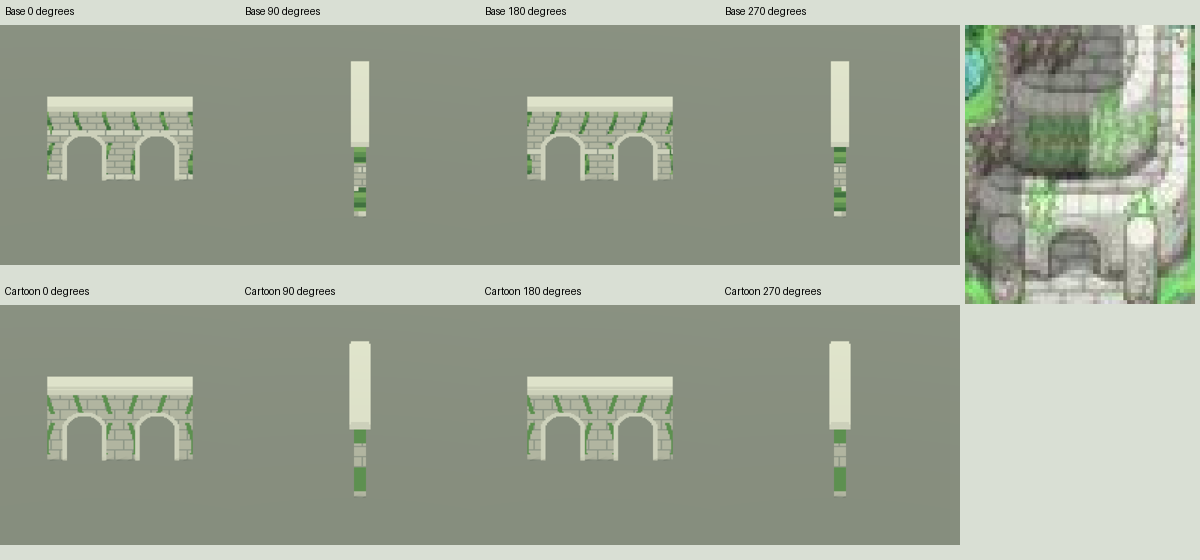
#> input picture MagicaVoxel/Generated/InspirationTerrainBackup/poke_s/ruins/PokeS_RuinsArcadeWall_geometry.png, 1200 x 560 px, given in place of PokeF_Codex_LayeredRedOrange.png, which was not available
$ python sheets.py
#> lines starting #> are read from the running program, lines starting #| are printed output that depends on the picture
from PIL import Image,ImageDraw
from pathlib import Path
import json
HERE=Path(__file__).resolve().parent;m=json.loads((HERE/'manifest.json').read_text())
#> (reads MagicaVoxel/Generated/InspirationTerrainBackup/codex_missed_vegetation/manifest.json from the repository)
styles=['Base','Cartoon','CratePalette','TwoColor','Cartoon_TwoColor','CratePalette_TwoColor','Cartoon_CratePalette_TwoColor']
labels=['Base','Cartoon','Crate palette','Flat colors','Cartoon + flat','Crate + flat','All three']
def thumb(path,size):
 im=Image.open(path).convert('RGB');im.thumbnail(size);return im
overview=Image.new('RGB',(1200,4*320),'#d9dfd4');od=ImageDraw.Draw(overview)
#> after `overview = Image.new('RGB', (1200, 4 * 320), '#d9dfd4')`:
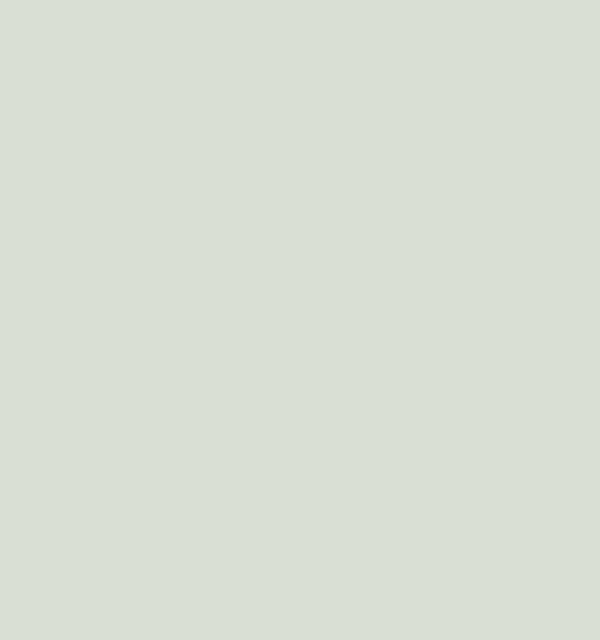
#> overview: PIL image 1200x1280 RGB (shown at 1/2 size); mean R, G, B 217, 223, 212
for j,f in enumerate(m['families']):
 name=f['name'];sheet=Image.new('RGB',(1680,290),'#d9dfd4');d=ImageDraw.Draw(sheet)
#> after `sheet = Image.new('RGB', (1680, 290), '#d9dfd4')`:
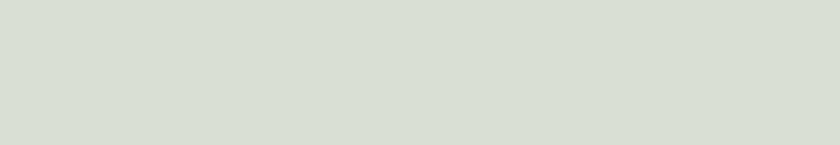
#> sheet: PIL image 1680x290 RGB (shown at 1/2 size); mean R, G, B 217, 223, 212
 for i,s in enumerate(styles):
  stem=name+('' if s=='Base' else '_'+s)
  d.text((i*240+5,5),labels[i],fill='black');sheet.paste(thumb(HERE/'previews'/f'{stem}.png',(240,240)),(i*240,28))
#> in thumb, im is the input picture: PIL image 1200x560 RGB; mean R, G, B 157.3, 165, 149
#> after `sheet.paste(thumb(HERE / 'previews' / f'{stem}.png', (240, 240)), (i *`:
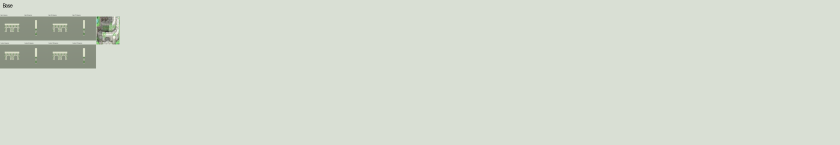
#> sheet: PIL image 1680x290 RGB (shown at 1/2 size); mean R, G, B 213.7, 219.8, 208.5
#> (the run stopped early here; a loop or call above may not have finished)
